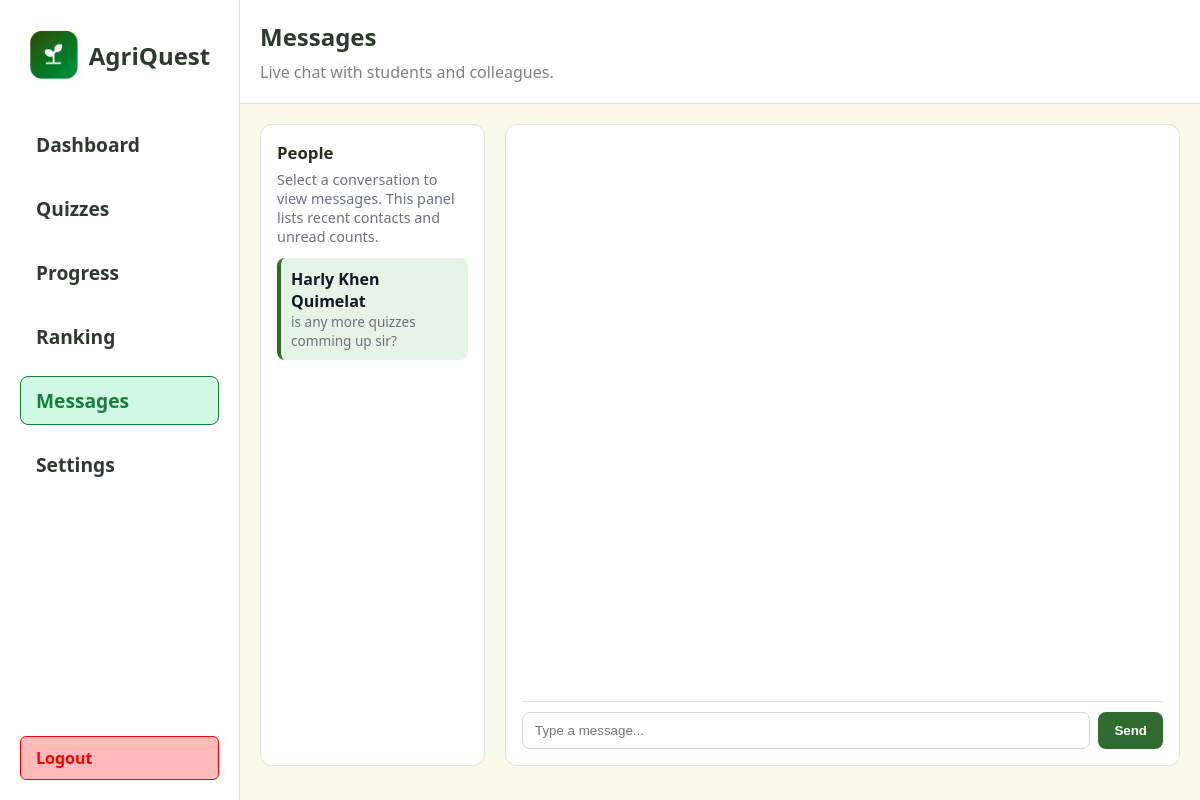
Before: /student/messages (signed in) with the older database file.
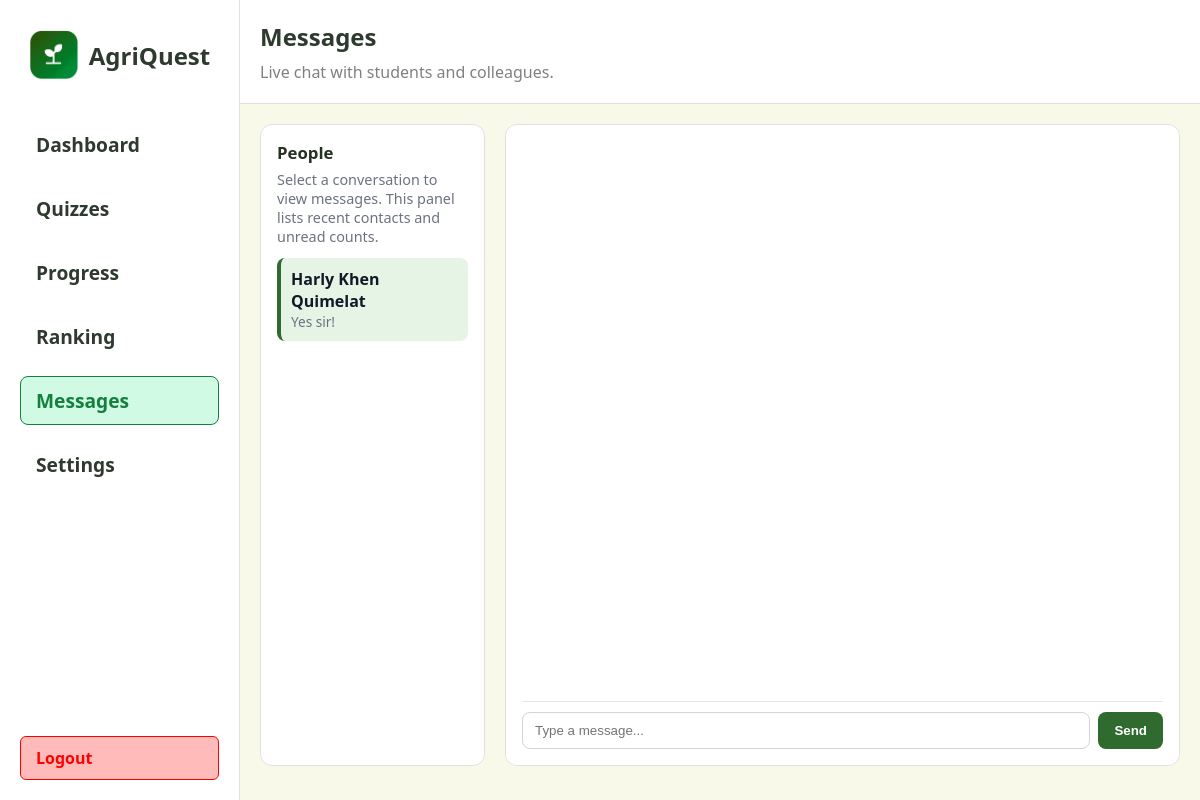
After: the same page with the newer database file.
### app/models.py (models this page shows, shortened)
class Teacher(db.Model):
	id = db.Column(db.Integer, primary_key=True)
	name = db.Column(db.String(100), nullable=False)
	email = db.Column(db.String(120), unique=True, nullable=False)
	password_hash = db.Column(db.String(128), nullable=False)
	quizzes = db.relationship('Quiz', backref='teacher', lazy=True)

class Message(db.Model):
	id = db.Column(db.Integer, primary_key=True)
	conversation_id = db.Column(db.Integer, db.ForeignKey('conversation.id'), nullable=False)
	sender_role = db.Column(db.String(20), nullable=False)
	sender_id = db.Column(db.Integer, nullable=False)
	text = db.Column(db.Text, nullable=False)
	created_at = db.Column(db.DateTime, nullable=False, default=db.func.now())
	read = db.Column(db.Boolean, nullable=False, default=False)

### app/routes.py (the view)
@main.route("/student/messages")
def student_messages():
    student_id = session.get('student_id')
    conversations = []
    if student_id:
        convs = Conversation.query.filter_by(student_id=student_id).order_by(Conversation.created_at.desc()).all()
        for c in convs:
            last = None
            unread = 0
            if c.messages:
                last = c.messages[-1]
                unread = Message.query.filter(Message.conversation_id == c.id, Message.sender_role == 'teacher', Message.read == False).count()
            conversations.append({'id': c.id, 'teacher': c.teacher, 'last': last, 'unread': unread})
    teachers = Teacher.query.order_by(Teacher.name.asc()).all()
    return render_template('student/messages.html', conversations=conversations, teachers=teachers)

### app/templates/student/messages.html (shortened to what this page needs)
<!DOCTYPE html>
<html lang="en">
  <head>
  <link rel="stylesheet" href="{{ url_for('static', filename='css/animations.css') }}" />
  </head>
  <body>
    <div class="left">
      {% include 'partials/student_sidebar.html' %}
    </div>
    <div class="right">
      <div class="header">
        <div class="header-title">
          <span style="font-size: 1.5rem; font-weight: 700; color: #2d3a2d"
            >Messages</span
          >
          <span style="font-size: 1rem; color: grey"
            >Live chat with students and colleagues.</span
          >
        </div>
      </div>
      <div class="section" style="width: 100%;">
          <div class="section-left">
            <div class="panel">
              <h3>People</h3>
              <p class="guideline">Select a conversation to view messages. This panel lists recent contacts and unread counts.</p>
              <ul class="people-list" id="people-list">
                {% if conversations and conversations|length > 0 %}
                  {% for c in conversations %}
                    <li class="person" data-conv-id="{{ c.id }}">
                      <div class="meta">
                        <div class="name">{{ c.teacher.name if c.teacher else 'Teacher' }}</div>
                        <div class="snippet">{{ c.last.text[:60] if c.last else '' }}</div>
                      </div>
                    </li>
                  {% endfor %}
                {% else %}
                  <li class="person placeholder">No conversations yet.</li>
                {% endif %}
              </ul>
            </div>
          </div>
          <div class="section-right">
            <div class="panel messaging-wrapper">
              <div class="messages-area" id="messages-area">
              </div>
              <form class="composer" onsubmit="return false;" id="composer-form">
                <input type="text" placeholder="Type a message..." id="composer-input" />
                <button type="submit">Send</button>
              </form>
            </div>
          </div>
      </div>
    </div>
</body>
</html>

Changed rows visible on the page:
no longer on this page (row unchanged): Message: last "is any more quizzes comming up sir?"
added Message: last "Yes sir!"
Other visible differences:
new list line: "Harly Khen Quimelat"
list line gone: "Harly Khen Quimelat"
